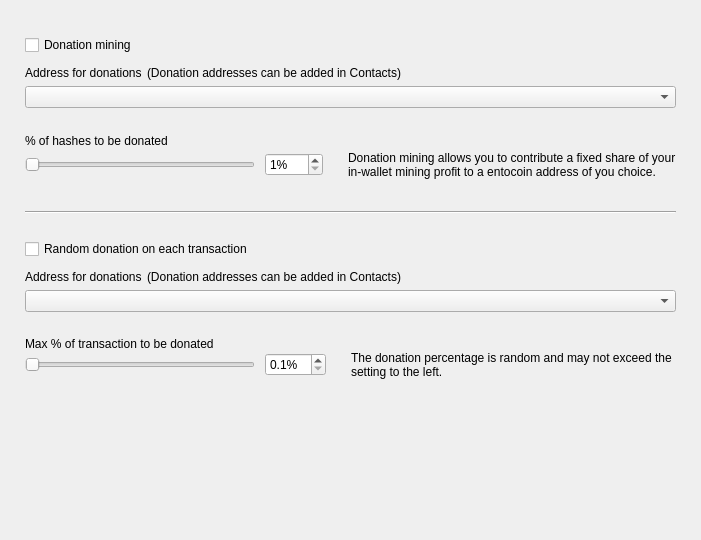
<?xml version="1.0" encoding="UTF-8"?>
<ui version="4.0">
 <class>DonationOptionsFrame</class>
 <widget class="QFrame" name="DonationOptionsFrame">
  <property name="geometry">
   <rect>
    <x>0</x>
    <y>0</y>
    <width>701</width>
    <height>540</height>
   </rect>
  </property>
  <property name="windowTitle">
   <string>Frame</string>
  </property>
  <property name="frameShape">
   <enum>QFrame::NoFrame</enum>
  </property>
  <property name="frameShadow">
   <enum>QFrame::Raised</enum>
  </property>
  <layout class="QVBoxLayout" name="verticalLayout">
   <property name="spacing">
    <number>10</number>
   </property>
   <property name="leftMargin">
    <number>25</number>
   </property>
   <property name="topMargin">
    <number>35</number>
   </property>
   <property name="rightMargin">
    <number>25</number>
   </property>
   <property name="bottomMargin">
    <number>0</number>
   </property>
   <item>
    <widget class="QCheckBox" name="m_enableDonationMiningCheck">
     <property name="text">
      <string>Donation mining</string>
     </property>
    </widget>
   </item>
   <item>
    <widget class="QFrame" name="m_donationMiningFrame">
     <property name="frameShape">
      <enum>QFrame::NoFrame</enum>
     </property>
     <property name="frameShadow">
      <enum>QFrame::Raised</enum>
     </property>
     <layout class="QGridLayout" name="gridLayout" columnstretch="1,0,0,1">
      <property name="leftMargin">
       <number>0</number>
      </property>
      <property name="topMargin">
       <number>0</number>
      </property>
      <property name="rightMargin">
       <number>0</number>
      </property>
      <property name="bottomMargin">
       <number>0</number>
      </property>
      <property name="horizontalSpacing">
       <number>10</number>
      </property>
      <property name="verticalSpacing">
       <number>0</number>
      </property>
      <item row="2" column="0" colspan="4">
       <widget class="QComboBox" name="m_donationMiningAddressCombo"/>
      </item>
      <item row="3" column="0" colspan="4">
       <spacer name="verticalSpacer_2">
        <property name="orientation">
         <enum>Qt::Vertical</enum>
        </property>
        <property name="sizeType">
         <enum>QSizePolicy::Fixed</enum>
        </property>
        <property name="sizeHint" stdset="0">
         <size>
          <width>20</width>
          <height>25</height>
         </size>
        </property>
       </spacer>
      </item>
      <item row="4" column="0" colspan="4">
       <widget class="WalletGui::WalletNormalBlackTextLabel" name="label_2">
        <property name="minimumSize">
         <size>
          <width>0</width>
          <height>16</height>
         </size>
        </property>
        <property name="text">
         <string>% of hashes to be donated</string>
        </property>
        <property name="indent">
         <number>0</number>
        </property>
       </widget>
      </item>
      <item row="5" column="1">
       <widget class="QSpinBox" name="m_donationMiningAmountSpin">
        <property name="suffix">
         <string>%</string>
        </property>
        <property name="minimum">
         <number>1</number>
        </property>
        <property name="maximum">
         <number>100</number>
        </property>
       </widget>
      </item>
      <item row="5" column="0">
       <widget class="QSlider" name="m_donationMiningAmountSlider">
        <property name="maximumSize">
         <size>
          <width>230</width>
          <height>16777215</height>
         </size>
        </property>
        <property name="minimum">
         <number>1</number>
        </property>
        <property name="maximum">
         <number>100</number>
        </property>
        <property name="orientation">
         <enum>Qt::Horizontal</enum>
        </property>
       </widget>
      </item>
      <item row="5" column="2">
       <spacer name="horizontalSpacer">
        <property name="orientation">
         <enum>Qt::Horizontal</enum>
        </property>
        <property name="sizeType">
         <enum>QSizePolicy::Fixed</enum>
        </property>
        <property name="sizeHint" stdset="0">
         <size>
          <width>5</width>
          <height>20</height>
         </size>
        </property>
       </spacer>
      </item>
      <item row="5" column="3" alignment="Qt::AlignVCenter">
       <widget class="WalletGui::WalletSmallGrayTextLabel" name="m_donationMiningCommentLabel">
        <property name="minimumSize">
         <size>
          <width>0</width>
          <height>32</height>
         </size>
        </property>
        <property name="text">
         <string>Donation mining allows you to contribute a fixed share of your in-wallet mining profit to a entocoin address of you choice.</string>
        </property>
        <property name="wordWrap">
         <bool>true</bool>
        </property>
        <property name="indent">
         <number>0</number>
        </property>
       </widget>
      </item>
      <item row="1" column="0" colspan="4">
       <spacer name="verticalSpacer_6">
        <property name="orientation">
         <enum>Qt::Vertical</enum>
        </property>
        <property name="sizeType">
         <enum>QSizePolicy::Fixed</enum>
        </property>
        <property name="sizeHint" stdset="0">
         <size>
          <width>20</width>
          <height>5</height>
         </size>
        </property>
       </spacer>
      </item>
      <item row="0" column="0" colspan="4">
       <layout class="QHBoxLayout" name="horizontalLayout" stretch="0,1">
        <property name="spacing">
         <number>5</number>
        </property>
        <property name="leftMargin">
         <number>0</number>
        </property>
        <item>
         <widget class="WalletGui::WalletNormalBlackTextLabel" name="label">
          <property name="minimumSize">
           <size>
            <width>0</width>
            <height>16</height>
           </size>
          </property>
          <property name="text">
           <string>Address for donations</string>
          </property>
          <property name="indent">
           <number>0</number>
          </property>
         </widget>
        </item>
        <item>
         <widget class="WalletGui::WalletSmallGrayTextLabel" name="label_5">
          <property name="text">
           <string>(Donation addresses can be added in Contacts)</string>
          </property>
         </widget>
        </item>
       </layout>
      </item>
     </layout>
    </widget>
   </item>
   <item>
    <spacer name="verticalSpacer_3">
     <property name="orientation">
      <enum>Qt::Vertical</enum>
     </property>
     <property name="sizeType">
      <enum>QSizePolicy::Fixed</enum>
     </property>
     <property name="sizeHint" stdset="0">
      <size>
       <width>20</width>
       <height>20</height>
      </size>
     </property>
    </spacer>
   </item>
   <item>
    <widget class="Line" name="line">
     <property name="frameShadow">
      <enum>QFrame::Sunken</enum>
     </property>
     <property name="orientation">
      <enum>Qt::Horizontal</enum>
     </property>
    </widget>
   </item>
   <item>
    <spacer name="verticalSpacer_4">
     <property name="orientation">
      <enum>Qt::Vertical</enum>
     </property>
     <property name="sizeType">
      <enum>QSizePolicy::Fixed</enum>
     </property>
     <property name="sizeHint" stdset="0">
      <size>
       <width>20</width>
       <height>15</height>
      </size>
     </property>
    </spacer>
   </item>
   <item>
    <widget class="QCheckBox" name="m_enableDonationChangeCheck">
     <property name="text">
      <string>Random donation on each transaction</string>
     </property>
    </widget>
   </item>
   <item>
    <widget class="QFrame" name="m_donationChangeFrame">
     <property name="frameShape">
      <enum>QFrame::NoFrame</enum>
     </property>
     <property name="frameShadow">
      <enum>QFrame::Raised</enum>
     </property>
     <layout class="QGridLayout" name="gridLayout_2" columnstretch="1,0,0,1">
      <property name="leftMargin">
       <number>0</number>
      </property>
      <property name="topMargin">
       <number>0</number>
      </property>
      <property name="rightMargin">
       <number>0</number>
      </property>
      <property name="bottomMargin">
       <number>0</number>
      </property>
      <property name="horizontalSpacing">
       <number>10</number>
      </property>
      <property name="verticalSpacing">
       <number>0</number>
      </property>
      <item row="3" column="0" colspan="4">
       <spacer name="verticalSpacer_5">
        <property name="orientation">
         <enum>Qt::Vertical</enum>
        </property>
        <property name="sizeType">
         <enum>QSizePolicy::Fixed</enum>
        </property>
        <property name="sizeHint" stdset="0">
         <size>
          <width>20</width>
          <height>25</height>
         </size>
        </property>
       </spacer>
      </item>
      <item row="4" column="0" colspan="4">
       <widget class="WalletGui::WalletNormalBlackTextLabel" name="label_3">
        <property name="text">
         <string>Max % of transaction to be donated</string>
        </property>
        <property name="indent">
         <number>0</number>
        </property>
       </widget>
      </item>
      <item row="5" column="0">
       <widget class="QSlider" name="m_donationChangeAmountSlider">
        <property name="maximumSize">
         <size>
          <width>230</width>
          <height>16777215</height>
         </size>
        </property>
        <property name="minimum">
         <number>1</number>
        </property>
        <property name="maximum">
         <number>100</number>
        </property>
        <property name="orientation">
         <enum>Qt::Horizontal</enum>
        </property>
       </widget>
      </item>
      <item row="2" column="0" colspan="4">
       <widget class="QComboBox" name="m_donationChangeAddressCombo"/>
      </item>
      <item row="5" column="3" alignment="Qt::AlignVCenter">
       <widget class="WalletGui::WalletSmallGrayTextLabel" name="m_donationChangeCommentLabel">
        <property name="text">
         <string>The donation percentage is random and may not exceed the setting to the left.</string>
        </property>
        <property name="wordWrap">
         <bool>true</bool>
        </property>
        <property name="indent">
         <number>0</number>
        </property>
       </widget>
      </item>
      <item row="5" column="1">
       <widget class="QDoubleSpinBox" name="m_donationChangeAmountSpin">
        <property name="suffix">
         <string>%</string>
        </property>
        <property name="decimals">
         <number>1</number>
        </property>
        <property name="minimum">
         <double>0.100000000000000</double>
        </property>
        <property name="maximum">
         <double>10.000000000000000</double>
        </property>
        <property name="singleStep">
         <double>0.100000000000000</double>
        </property>
       </widget>
      </item>
      <item row="5" column="2">
       <spacer name="horizontalSpacer_2">
        <property name="orientation">
         <enum>Qt::Horizontal</enum>
        </property>
        <property name="sizeType">
         <enum>QSizePolicy::Fixed</enum>
        </property>
        <property name="sizeHint" stdset="0">
         <size>
          <width>5</width>
          <height>20</height>
         </size>
        </property>
       </spacer>
      </item>
      <item row="1" column="0" colspan="4">
       <spacer name="verticalSpacer_7">
        <property name="orientation">
         <enum>Qt::Vertical</enum>
        </property>
        <property name="sizeType">
         <enum>QSizePolicy::Fixed</enum>
        </property>
        <property name="sizeHint" stdset="0">
         <size>
          <width>20</width>
          <height>5</height>
         </size>
        </property>
       </spacer>
      </item>
      <item row="0" column="0" colspan="4">
       <layout class="QHBoxLayout" name="horizontalLayout_2" stretch="0,1">
        <property name="spacing">
         <number>5</number>
        </property>
        <property name="leftMargin">
         <number>0</number>
        </property>
        <item>
         <widget class="WalletGui::WalletNormalBlackTextLabel" name="label_4">
          <property name="minimumSize">
           <size>
            <width>0</width>
            <height>16</height>
           </size>
          </property>
          <property name="text">
           <string>Address for donations</string>
          </property>
          <property name="indent">
           <number>0</number>
          </property>
         </widget>
        </item>
        <item>
         <widget class="WalletGui::WalletSmallGrayTextLabel" name="label_6">
          <property name="text">
           <string>(Donation addresses can be added in Contacts)</string>
          </property>
         </widget>
        </item>
       </layout>
      </item>
     </layout>
    </widget>
   </item>
   <item>
    <spacer name="verticalSpacer">
     <property name="orientation">
      <enum>Qt::Vertical</enum>
     </property>
     <property name="sizeType">
      <enum>QSizePolicy::Expanding</enum>
     </property>
     <property name="sizeHint" stdset="0">
      <size>
       <width>20</width>
       <height>10</height>
      </size>
     </property>
    </spacer>
   </item>
  </layout>
 </widget>
 <customwidgets>
  <customwidget>
   <class>WalletGui::WalletSmallGrayTextLabel</class>
   <extends>QLabel</extends>
   <header>Gui/Common/WalletTextLabel.h</header>
  </customwidget>
  <customwidget>
   <class>WalletGui::WalletNormalBlackTextLabel</class>
   <extends>QLabel</extends>
   <header>Gui/Common/WalletTextLabel.h</header>
  </customwidget>
 </customwidgets>
 <resources/>
 <connections>
  <connection>
   <sender>m_enableDonationMiningCheck</sender>
   <signal>toggled(bool)</signal>
   <receiver>m_donationMiningFrame</receiver>
   <slot>setEnabled(bool)</slot>
   <hints>
    <hint type="sourcelabel">
     <x>353</x>
     <y>41</y>
    </hint>
    <hint type="destinationlabel">
     <x>350</x>
     <y>115</y>
    </hint>
   </hints>
  </connection>
  <connection>
   <sender>m_donationMiningAmountSlider</sender>
   <signal>valueChanged(int)</signal>
   <receiver>DonationOptionsFrame</receiver>
   <slot>donationMiningAmountChanged(int)</slot>
   <hints>
    <hint type="sourcelabel">
     <x>187</x>
     <y>155</y>
    </hint>
    <hint type="destinationlabel">
     <x>350</x>
     <y>269</y>
    </hint>
   </hints>
  </connection>
  <connection>
   <sender>m_donationMiningAmountSpin</sender>
   <signal>valueChanged(int)</signal>
   <receiver>DonationOptionsFrame</receiver>
   <slot>donationMiningAmountChanged(int)</slot>
   <hints>
    <hint type="sourcelabel">
     <x>391</x>
     <y>155</y>
    </hint>
    <hint type="destinationlabel">
     <x>350</x>
     <y>269</y>
    </hint>
   </hints>
  </connection>
  <connection>
   <sender>m_enableDonationChangeCheck</sender>
   <signal>toggled(bool)</signal>
   <receiver>m_donationChangeFrame</receiver>
   <slot>setEnabled(bool)</slot>
   <hints>
    <hint type="sourcelabel">
     <x>353</x>
     <y>237</y>
    </hint>
    <hint type="destinationlabel">
     <x>350</x>
     <y>328</y>
    </hint>
   </hints>
  </connection>
  <connection>
   <sender>m_donationChangeAmountSlider</sender>
   <signal>valueChanged(int)</signal>
   <receiver>DonationOptionsFrame</receiver>
   <slot>donationChangeAmountChanged(int)</slot>
   <hints>
    <hint type="sourcelabel">
     <x>187</x>
     <y>385</y>
    </hint>
    <hint type="destinationlabel">
     <x>350</x>
     <y>269</y>
    </hint>
   </hints>
  </connection>
  <connection>
   <sender>m_donationChangeAmountSpin</sender>
   <signal>valueChanged(double)</signal>
   <receiver>DonationOptionsFrame</receiver>
   <slot>donationChangeAmountChanged(double)</slot>
   <hints>
    <hint type="sourcelabel">
     <x>433</x>
     <y>353</y>
    </hint>
    <hint type="destinationlabel">
     <x>350</x>
     <y>269</y>
    </hint>
   </hints>
  </connection>
 </connections>
 <slots>
  <slot>donationMiningAmountChanged(int)</slot>
  <slot>donationChangeAmountChanged(int)</slot>
  <slot>donationChangeAmountChanged(double)</slot>
 </slots>
</ui>
